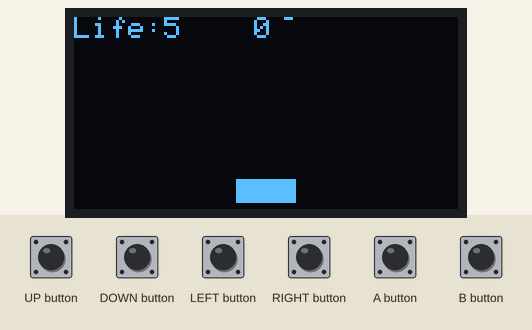
A sketch run on a simulated Arduboy, built with avr-gcc and run on an emulated ATmega32U4. On the bench: 128×64 one-colour display. Inputs (shaded band) come from the test bench. Random numbers use the default seed unless the sketch sets one.

Above: at 1.2 s.
1.3 s: LEFT button pressed for 0.15 s
At 1.89 s:
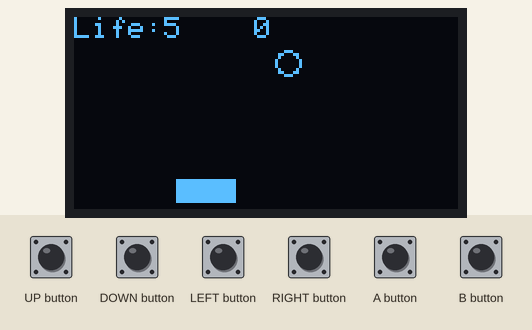
2.0 s: RIGHT button pressed for 0.15 s
At 2.52 s:
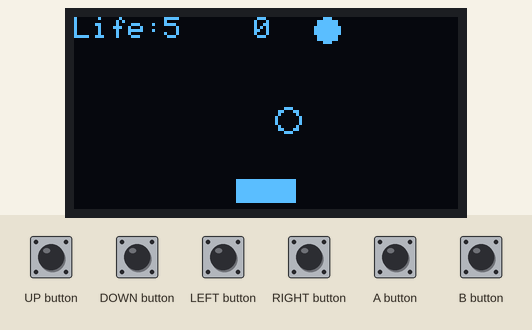
2.7 s: RIGHT button pressed for 1 s
At 3.81 s:
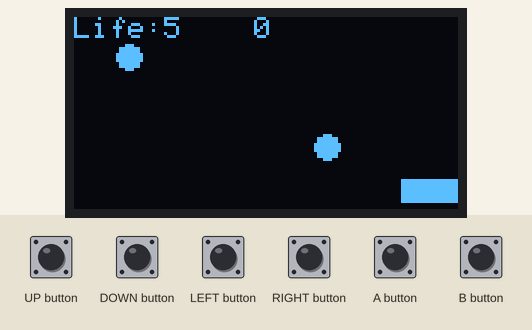
4.3 s: LEFT button pressed for 1 s
At 5.07 s:
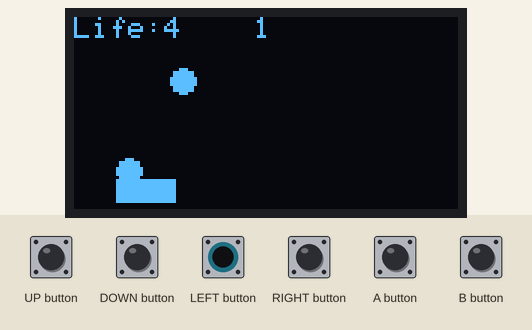
8.9 s: A button pressed for 1 s
At 9.9 s:
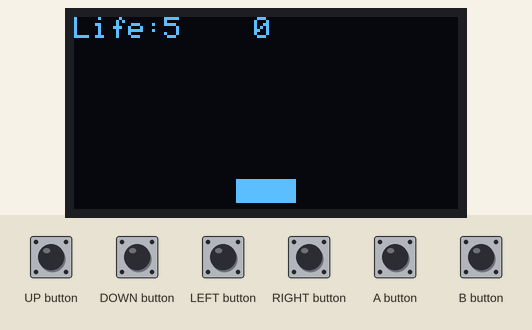
10.5 s: UP button pressed for 0.15 s
At 13.41 s:
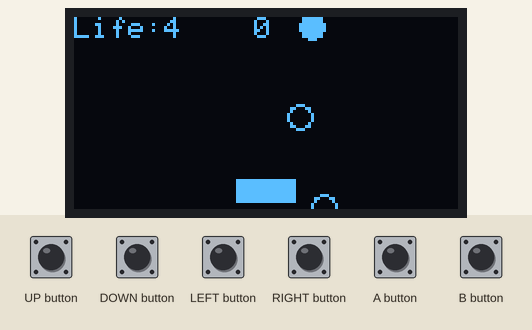
Timing chart, 0 to 14.9 s (numbered marks = the images above; inputs shaded):
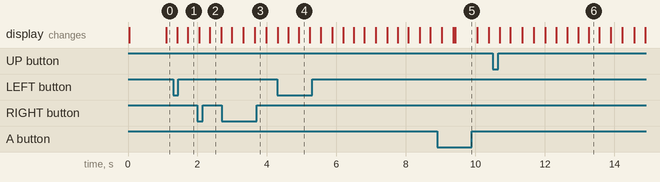

The sketch:

ArduhandheldPickEggs.ino
```cpp
/*****************************************************************************
*
* 程式說明：接雞蛋.
*
*****************************************************************************/
#include <Arduboy2.h>
#include <ArduboyTones.h>
#include "GameManager.h"

// 宣告arduboy實例.
Arduboy2 arduboy;
// 宣告ArduboyTones實例.
ArduboyTones sound(arduboy.audio.enabled);

//----------------------------------------------------------------------------
// 初始.
//----------------------------------------------------------------------------
void setup()
{
	// 啟動arduboy實例.
	arduboy.begin();
	// 設定每秒15 FPS更新率.
	arduboy.setFrameRate(30);
	// 初始遊戲管理器.
	gameManager.init(&arduboy, &sound);
}

//----------------------------------------------------------------------------
// 主迴圈.
//----------------------------------------------------------------------------
void loop()
{
	// 等待下一帧時間到才進入繼續執行.
	if (!(arduboy.nextFrame()))
		return;
	// 將畫面清為黑色.
	arduboy.clear();
	// 更新遊戲管理器.
	gameManager.update();
	// 更新畫面.
	arduboy.display();
}
```

GameManager.cpp
```cpp
/***********************************************************************************
*
* 程式說明：遊戲管理器.cpp
*
**********************************************************************************/
#include "GameManager.h"

//----------------------------------------------------------------------------
// 初始.
//----------------------------------------------------------------------------
void GameManager::init(Arduboy2 *adboy2, ArduboyTones *arduboyTones){
	// 紀錄指標.
	arduboy = adboy2;
	sound = arduboyTones;

	// 設定遊戲模式.
	GameMode gameMode = GamePlay;
	// 遊戲重新開始.
	gameRestart();
}

//----------------------------------------------------------------------------
// 更新.
//----------------------------------------------------------------------------
void GameManager::update() {
	// 遊戲中.
	if(gameMode == GamePlay)
		gamePlay();
	// Game Over.
	else if(gameMode == GameOver)
		gameOver();
}

//----------------------------------------------------------------------------
// 增加蛋.
//----------------------------------------------------------------------------
void GameManager::add() {
	// 亂數蛋型態機率.
	int16_t t = random(100);
	// 亂數出現座標.
	int16_t x = random(10,118);

	// 搜尋沒用的蛋結構.
	for (byte i = 0; i < EGG_MAX; i++) {
		if (!eggs[i].open) {
			// 開啟蛋.
			eggs[i].open = true;
			eggs[i].x = x;
			// 設定蛋型態.
			if (t > 20)
				eggs[i].type = true;	// 實心.
			else
				eggs[i].type = false;	// 空心.
			return;
		}
	}
}

//----------------------------------------------------------------------------
// 遊戲重新開始.
//----------------------------------------------------------------------------
void GameManager::gameRestart(){
  // 初始蛋結構陣列.
  for (byte i = 0; i < EGG_MAX; i++) {
    eggs[i].open = false;
    eggs[i].type = false;
    eggs[i].collideRect.width = EGG_RADIUS*2;
    eggs[i].collideRect.height = EGG_RADIUS*2;
    eggs[i].x = eggs[i].collideRect.x = 0;
    eggs[i].y = eggs[i].collideRect.y = -8;
  }

  // 蛋掉落速度.
  eggDropSpeed = 1;
  // 蛋產生時間(以Frame計算)
  eggGeneratorFrame = 30;
  // 生命.
  life = 5;
  // 總分.
  score = 0;

  // 初始籃子.
  basketRect.width = 20;
  basketRect.height = 8;
  basketRect.x = 54;
  basketRect.y = 54;

  // 設定遊戲中.
  gameMode = GamePlay;
}

//----------------------------------------------------------------------------
// 遊戲中.
//----------------------------------------------------------------------------
void GameManager::gamePlay(){
  // 右移動.
  if(arduboy->pressed(RIGHT_BUTTON) && (basketRect.x < (SCREEN_WIDTH - 20)))
    basketRect.x += 5;

  // 左移動.
  if(arduboy->pressed(LEFT_BUTTON) && (basketRect.x > 0))
    basketRect.x -= 5;

  // 顯示籃子.
  arduboy->fillRect(basketRect.x, basketRect.y, basketRect.width, basketRect.height);

  // 生蛋.
  if (arduboy->everyXFrames(eggGeneratorFrame))
	gameManager.add();

  // 搜尋所有蛋結構.
  for (byte i = 0; i < EGG_MAX; i++) {
    // 只處理開啟使用的蛋.
    if (eggs[i].open) {
      // 往下掉.
      eggs[i].y += eggDropSpeed;

      // 判斷蛋型態.
      if (eggs[i].type) {
        // 畫圓(實心).
        arduboy->fillCircle(eggs[i].x, eggs[i].y, EGG_RADIUS);
      }
      else {
        // 畫圓(空心).
        arduboy->drawCircle(eggs[i].x, eggs[i].y, EGG_RADIUS);
      }

      // 蛋掉出下界限.
      if (eggs[i].y > SCREEN_HEIGHT) {
        // 關閉蛋.
        eggs[i].open = false;
        eggs[i].y = -8;
        // 掉落實心蛋扣生命.
        if(eggs[i].type){
          // 播放扣生命音效.
          sound->noTone();
          sound->tone(NOTE_C7, 30);
          // 扣生命.
          life--;
          // Game Over.
          if(life<=0){
			// 播放扣生命音效.
            sound->noTone();
            sound->tone(NOTE_E7, 120, NOTE_C7, 120, NOTE_E7, 120);
            gameMode = GameOver;
          }
        }
      }

      // 更新蛋碰撞區域.
      eggs[i].collideRect.x = eggs[i].x - EGG_RADIUS;
      eggs[i].collideRect.y = eggs[i].y - EGG_RADIUS;
      //arduboy->drawRect (eggs[i].collideRect.x, eggs[i].collideRect.y, eggs[i].collideRect.width, eggs[i].collideRect.height);

      // 判斷籃子碰蛋.
      if(arduboy->collide (basketRect, eggs[i].collideRect)){
        if(eggs[i].type){
			// 播放加分音效.
			sound->noTone();
			sound->tone(NOTE_B7, 30);
			// 加分.
			score++;
			// 每接2顆蛋就加快生蛋時間.
			if((score%2)==0){
				eggGeneratorFrame--;
			    if(eggGeneratorFrame < 10)
					eggGeneratorFrame = 10;
			}
			// 每接20顆蛋就增加生蛋下降速度.
			if((score%20)==0)
				eggDropSpeed++;
			// 每接10顆蛋生命就+1.
			if ((score % 10) == 0)
				life++;
        }else{
			// 播放扣分數音效.
			sound->noTone();
			sound->tone(NOTE_F7, 30);
			// 扣分數
			score--;
			if(score < 0)
				score = 0;
        }
        // 關閉蛋.
        eggs[i].open = false;
        eggs[i].y = -8;
      }
    }
  }
  // 顯示生命.
  arduboy->setCursor(0, 0);
  arduboy->print("Life:");
  arduboy->print(life);
  // 顯示分數.
  arduboy->setCursor(60, 0);
  arduboy->print(score);
}

//----------------------------------------------------------------------------
// 遊戲結束.
//----------------------------------------------------------------------------
void GameManager::gameOver(){
  // 顯示分數.
  arduboy->setCursor(60, 0);
  arduboy->print(score);
  // 顯示Game Over.
  arduboy->setCursor(40, 30);
  arduboy->print("Game Over");
  // 按下A、B按鈕重新開始遊戲.
  if(arduboy->pressed(A_BUTTON) || arduboy->pressed(B_BUTTON)) {
    // 遊戲重新開始.
    gameRestart();
  }
}
GameManager gameManager;
```

GameManager.h
```cpp
/***********************************************************************************
*
* 程式說明：遊戲管理器.h
*
**********************************************************************************/
#ifndef _EGG_MANAGER_h
#define _EGG_MANAGER_h

#include <Arduboy2.h>
#include <ArduboyTones.h>
#include "arduino.h"

#define SCREEN_WIDTH  128     // 螢幕寬.
#define SCREEN_HEIGHT  64     // 螢幕高.

#define EGG_MAX       10      // 蛋數量.
#define EGG_RADIUS    4       // 蛋半徑.

// 蛋結構.
struct Egg {
  bool open;        // 是否使用.
  bool type;        // 型態(true:實心蛋 false:空心蛋);
  Rect collideRect; // 碰撞區域.
  int16_t  x;       // x.
  int16_t  y;       // y.
};

// 宣告列舉.
enum GameMode{ GamePlay, GameOver};

class GameManager
{
 public:
   // 初始.
  void init(Arduboy2 *adboy2, ArduboyTones *arduboyTones);
  // 更新.
  void update();

private:
  // 蛋掉落速度.
  byte eggDropSpeed = 1;
  // 蛋產生時間(以Frame計算)
  byte eggGeneratorFrame = 30;

  // Arduboy2指標.
  Arduboy2 *arduboy;
  // ArduboyTones指標.
  ArduboyTones *sound;

  // 蛋結構陣列.
  Egg eggs[EGG_MAX];
  // 籃子.
  Rect basketRect;

  // 設定遊戲模式.
  GameMode gameMode = GamePlay;

  // 生命.
  int16_t life = 5;
  // 總分.
  int16_t score = 0;

  // 增加蛋.
  void add();
  // 遊戲重新開始.
  void gameRestart();
  // 遊戲中.
  void gamePlay();
  // 遊戲結束.
  void gameOver();
};
extern GameManager gameManager;

#endif
```
